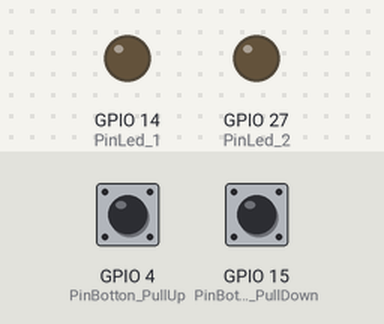
A sketch run on a simulated ESP32. On the bench: output pins drawn as LEDs (lit = HIGH). Inputs (shaded band) come from the test bench; at power-on: GPIO 4 (PinBotton_PullUp) LOW, GPIO 15 (PinBotton_PullDown) LOW.

Above: at 1.2 s.
1.3 s: GPIO 4 (PinBotton_PullUp) pulled HIGH for 0.15 s
At 1.37 s:
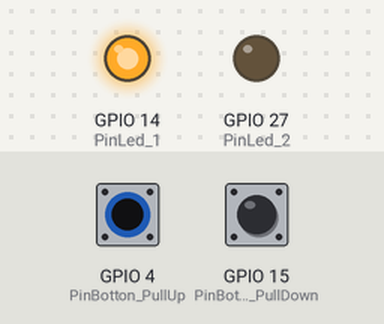
2.9 s: GPIO 15 (PinBotton_PullDown) pulled HIGH for 0.15 s
At 2.97 s:
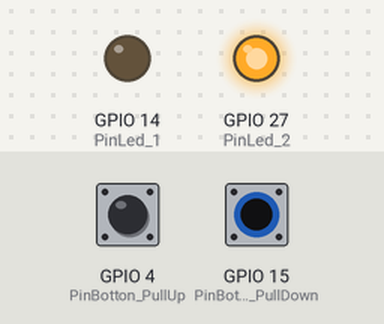
4.5 s: GPIO 15 (PinBotton_PullDown) pulled HIGH for 3.2 s
At 8.0 s:
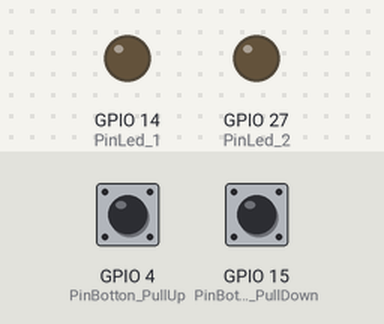
9.2 s: GPIO 4 (PinBotton_PullUp) pulled HIGH for 3.2 s
At 10.3 s:
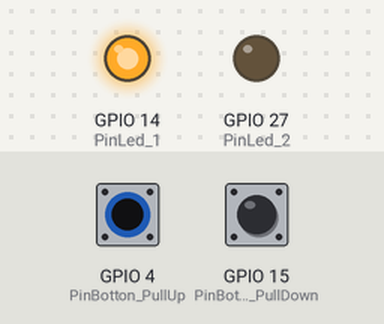
13.9 s: GPIO 4 (PinBotton_PullUp) driven HIGH and GPIO 15 (PinBotton_PullDown) driven HIGH
At 15.1 s:
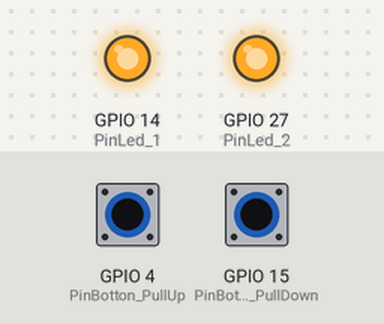
Timing chart, 0 to 16.4 s (numbered marks = the images above; inputs shaded):
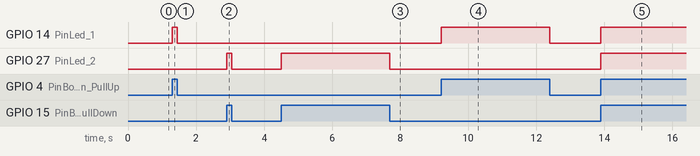

The sketch:

DigitalInput2.ino
```cpp
/*
 *Universidad Nacional Autónoma de México
 *Facultad de Ciencias
 *Licenciatura en Ciencias de la Computación
 *Seminario de Ciencias de la Computación A: Introducción al Internet de las Cosas
 *
 *Escrito por: M. en I. Valente Vázquez Velázquez
 *Última modificación: 1-enero-2023
 *https://sites.google.com/ciencias.unam.mx/introduccion-iot-fc/inicio
*/

#define PinBotton_PullUp 4
#define PinBotton_PullDown 15

#define PinLed_1 14
#define PinLed_2 27

void setup() {
  pinMode(PinLed_1, OUTPUT);
  pinMode(PinLed_2, OUTPUT);
  pinMode(PinBotton_PullUp, INPUT);
  pinMode(PinBotton_PullDown, INPUT);
}

void loop() {
  int x = digitalRead(PinBotton_PullUp);
  int y = digitalRead(PinBotton_PullDown);
  digitalWrite(PinLed_1, x);
  digitalWrite(PinLed_2, y);
}
```

Measured:
- after the input at 1.3 s, GPIO 14 (PinLed_1): LOW → HIGH at once, → LOW 0.15 s later
- after the input at 2.9 s, GPIO 27 (PinLed_2): LOW → HIGH at once, → LOW 0.15 s later
- after the input at 4.5 s, GPIO 27 (PinLed_2): LOW → HIGH at once, → LOW 3.2 s later
- after the input at 9.2 s, GPIO 14 (PinLed_1): LOW → HIGH at once, → LOW 3.2 s later
- after the input at 13.9 s, GPIO 14 (PinLed_1), GPIO 27 (PinLed_2): LOW → HIGH at once
